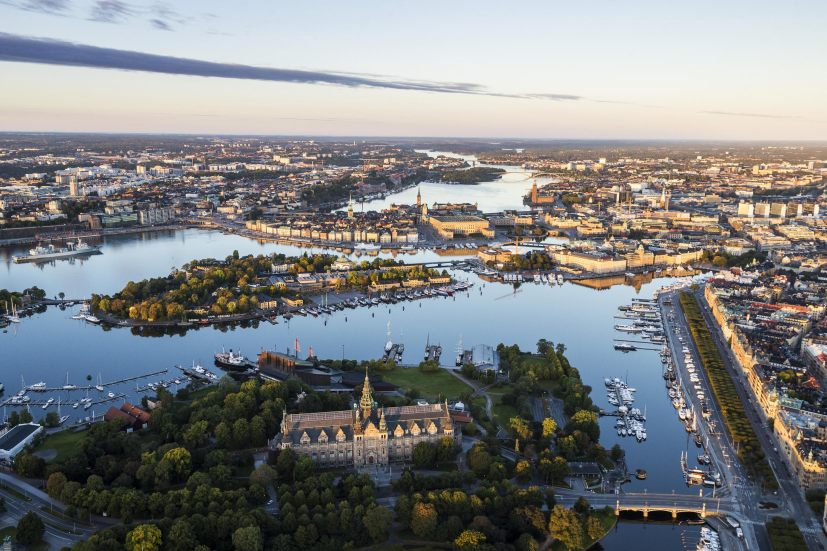
#> input picture 2lab/images/city.jpg, 2480 x 1653 px, given in place of new_guitar_top.jpg, which was not available (shown at 1/3 size)
$ python stitch_vert.py
#> lines starting #> are read from the running program, lines starting #| are printed output that depends on the picture; pictures that were not available may be replaced by others from this repository, and a replacement may not be noted
import cv2 as cv
import numpy as np

img_path = "C:/denFiles/git/technical-vision/2lab/images/"
img_top = cv.imread(img_path + "new_guitar_top.jpg", cv.IMREAD_GRAYSCALE)
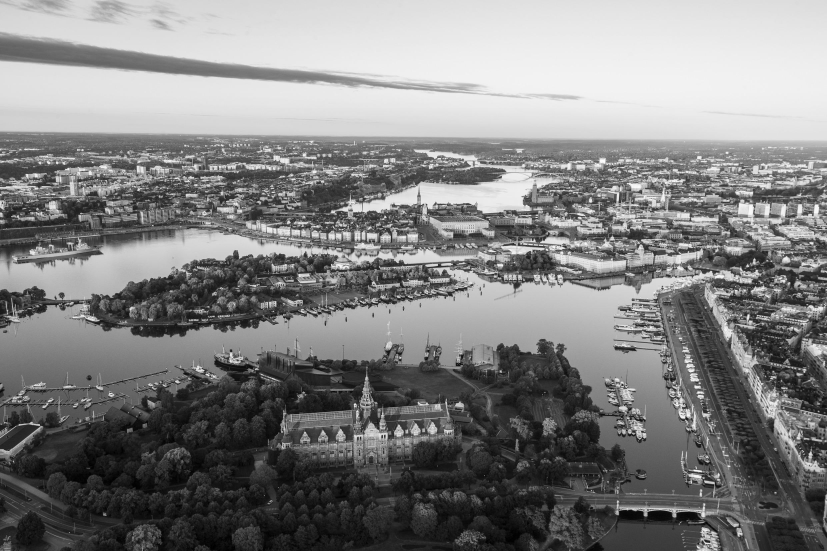
#> img_top: shape (1653, 2480) (shown at 1/3 size); min 0, max 255, mean 129
img_bot = cv.imread(img_path + "guitar_bot.jpg", cv.IMREAD_GRAYSCALE)
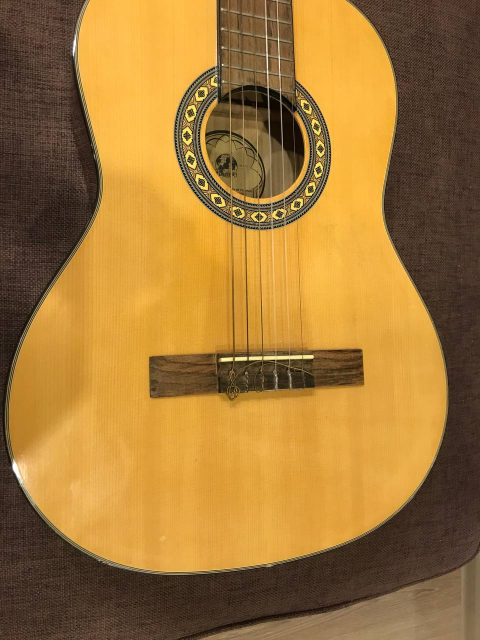
#> input picture 2lab/images/guitar_bot.jpg, 960 x 1280 px, found by its file name (shown at 1/2 size)
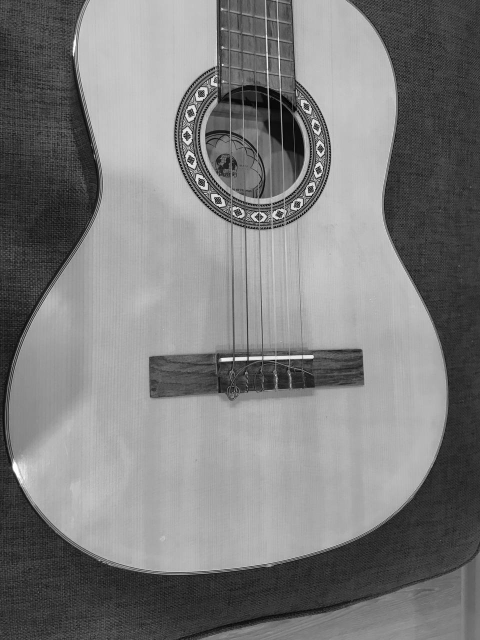
#> img_bot: shape (1280, 960) (shown at 1/2 size); min 0, max 255, mean 124.6

# Match template
template_size = 10
template = img_top[-template_size:, :]
#> (the run stopped early here; a loop or call above may not have finished)
